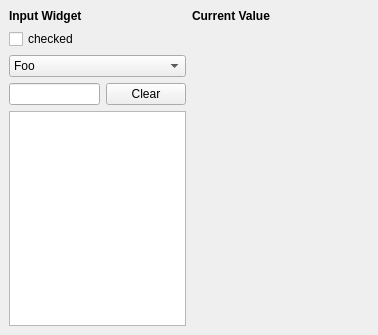
<?xml version="1.0" encoding="UTF-8"?>
<ui version="4.0">
 <class>Window</class>
 <widget class="QMainWindow" name="Window">
  <property name="geometry">
   <rect>
    <x>0</x>
    <y>0</y>
    <width>378</width>
    <height>335</height>
   </rect>
  </property>
  <property name="windowTitle">
   <string>Input Widgets</string>
  </property>
  <widget class="QWidget" name="centralwidget">
   <layout class="QHBoxLayout" name="horizontalLayout_2">
    <item>
     <layout class="QGridLayout" name="gridLayout" columnstretch="1,1">
      <item row="0" column="0">
       <widget class="QLabel" name="label">
        <property name="font">
         <font>
          <weight>75</weight>
          <bold>true</bold>
         </font>
        </property>
        <property name="text">
         <string>Input Widget</string>
        </property>
       </widget>
      </item>
      <item row="0" column="1">
       <widget class="QLabel" name="label_2">
        <property name="font">
         <font>
          <weight>75</weight>
          <bold>true</bold>
         </font>
        </property>
        <property name="text">
         <string>Current Value</string>
        </property>
       </widget>
      </item>
      <item row="1" column="0">
       <widget class="QCheckBox" name="InputCheckBox">
        <property name="text">
         <string>checked</string>
        </property>
       </widget>
      </item>
      <item row="1" column="1">
       <widget class="QLabel" name="ValueCheckBox">
        <property name="text">
         <string/>
        </property>
       </widget>
      </item>
      <item row="2" column="0">
       <widget class="QComboBox" name="InputComboBox">
        <item>
         <property name="text">
          <string>Foo</string>
         </property>
        </item>
        <item>
         <property name="text">
          <string>Bar</string>
         </property>
        </item>
        <item>
         <property name="text">
          <string>Hello</string>
         </property>
        </item>
        <item>
         <property name="text">
          <string>World</string>
         </property>
        </item>
       </widget>
      </item>
      <item row="2" column="1">
       <widget class="QLabel" name="ValueComboBox">
        <property name="text">
         <string/>
        </property>
       </widget>
      </item>
      <item row="3" column="0">
       <layout class="QHBoxLayout" name="horizontalLayout">
        <item>
         <widget class="QLineEdit" name="InputLineEdit"/>
        </item>
        <item>
         <widget class="QPushButton" name="ButtonClear">
          <property name="text">
           <string>Clear</string>
          </property>
         </widget>
        </item>
       </layout>
      </item>
      <item row="3" column="1">
       <widget class="QLabel" name="ValueLineEdit">
        <property name="text">
         <string/>
        </property>
       </widget>
      </item>
      <item row="4" column="0">
       <widget class="QPlainTextEdit" name="InputPlainTextEdit">
        <property name="sizePolicy">
         <sizepolicy hsizetype="Preferred" vsizetype="Expanding">
          <horstretch>0</horstretch>
          <verstretch>0</verstretch>
         </sizepolicy>
        </property>
       </widget>
      </item>
      <item row="4" column="1">
       <widget class="QLabel" name="ValuePlainTextEdit">
        <property name="text">
         <string/>
        </property>
       </widget>
      </item>
     </layout>
    </item>
   </layout>
  </widget>
 </widget>
 <resources/>
 <connections/>
</ui>
